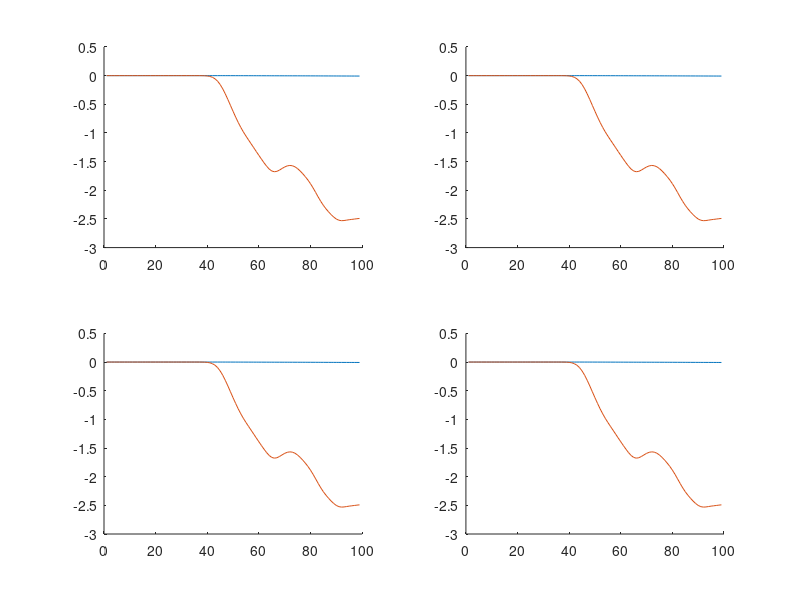

This chart was generated by the following MATLAB code:
clc;clear all;
f=fopen('TimeEvolution.txt');
l=fgetl(f);
i=1;
while ischar(l)
    %%disp(l);
    text{i}=l;
    data{i}=sscanf(text{i},'%f , %f , %f , %f , %f , %f , %f , %f');
    A1(i)=data{i}(1);
    A2(i)=data{i}(2);
    A3(i)=data{i}(3);
    A4(i)=data{i}(4);
    A5(i)=data{i}(5);
    A6(i)=data{i}(6);
    A7(i)=data{i}(7);
    A8(i)=data{i}(8);
    l=fgetl(f);
    i=i+1;
end

hold on;

subplot(2,2,1)
hold on;plot(A1);plot(A2);%Im
subplot(2,2,2)
hold on;plot(A3);plot(A4);%Vm
subplot(2,2,3)
hold on;plot(A5);plot(A6);%Ie
subplot(2,2,4)
hold on;plot(A7);plot(A8);%Ve

